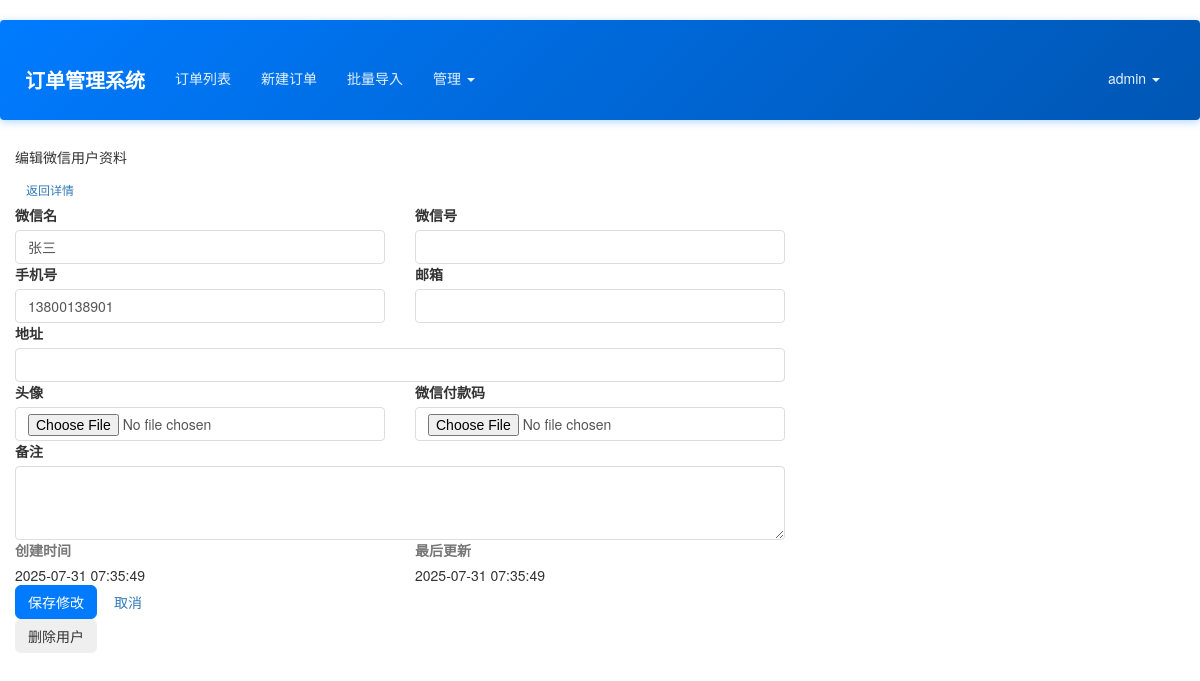
Page /admin/wechat-user/edit/24 (signed in) on the committed database.
### app/models.py (models this page shows, shortened)
class User(UserMixin, db.Model):
    __tablename__ = 'users'
    id = db.Column(db.Integer, primary_key=True)
    email = db.Column(db.String(64), unique=True, index=True)
    username = db.Column(db.String(64), unique=True, index=True)
    role_id = db.Column(db.Integer, db.ForeignKey('roles.id'))
    password_hash = db.Column(db.String(128))
    orders = db.relationship('Order', backref='creator', lazy='dynamic')
    @property
    def password(self):
        raise AttributeError('password is not a readable attribute')
    def can(self, perm):
        return self.role is not None and self.role.has_permission(perm)

class WechatUser(db.Model):
    __tablename__ = 'wechat_users'
    id = db.Column(db.Integer, primary_key=True)
    wechat_name = db.Column(db.String(64), nullable=False)
    wechat_id = db.Column(db.String(64), nullable=True, index=True)
    phone = db.Column(db.String(20), unique=True, nullable=True)
    email = db.Column(db.String(64))
    address = db.Column(db.String(256))
    avatar = db.Column(db.String(200))
    payment_qr_code = db.Column(db.String(200))
    notes = db.Column(db.Text())
    create_time = db.Column(db.DateTime, default=datetime.utcnow)
    update_time = db.Column(db.DateTime, default=datetime.utcnow, onupdate=datetime.utcnow)

### app/admin/views.py (the view, shortened to what this page needs)
@admin.route('/wechat-user/edit/<int:id>', methods=['GET', 'POST'])
@admin_required
def edit_wechat_user(id):
    wechat_user = WechatUser.query.get_or_404(id)
    form = WechatUserForm(wechat_user=wechat_user)
    if request.method == 'GET':
        form.wechat_name.data = wechat_user.wechat_name
        form.wechat_id.data = wechat_user.wechat_id
        form.phone.data = wechat_user.phone
        form.email.data = wechat_user.email
        form.address.data = wechat_user.address
        form.notes.data = wechat_user.notes
    return render_template('admin/edit_wechat_user.html', wechat_user=wechat_user, form=form)

### app/forms.py (shortened to what this page needs)
class WechatUserForm(FlaskForm):
    wechat_name = StringField('微信名', validators=[DataRequired(), Length(1, 50)])
    wechat_id = StringField('微信号', validators=[Optional(), Length(0, 50)])
    phone = StringField('手机号', validators=[DataRequired(), Length(1, 20)])
    email = StringField('邮箱', validators=[Optional(), Email(), Length(0, 100)])
    address = StringField('地址', validators=[Optional(), Length(0, 200)])
    avatar = FileField('头像', validators=[Optional(), FileAllowed(['jpg', 'jpeg', 'png', 'gif'], '只允许上传图片')])
    payment_qr_code = FileField('微信付款码', validators=[Optional(), FileAllowed(['jpg', 'jpeg', 'png', 'gif'], '只允许上传图片')])
    notes = TextAreaField('备注', validators=[Optional(), Length(0, 500)])
    submit = SubmitField('保存')
    def __init__(self, wechat_user=None, *args, **kwargs):
        super(WechatUserForm, self).__init__(*args, **kwargs)
        self.wechat_user = wechat_user

### app/admin/views.py (called while the page is built)
@admin.before_request
@login_required
def before_request():
    if not current_user.can(Permission.MANAGE_FIELDS) and not current_user.can(Permission.ADMIN):
        abort(403)

### app/api_optimizer.py (called while the page is built)
    def init_app(self, app):
        compress.init_app(app)
        app.config['JSON_AS_ASCII'] = False
        app.config['JSONIFY_PRETTYPRINT_REGULAR'] = False  # 生产环境禁用美化
        @app.after_request
        def add_response_headers(response):
            if request.endpoint and 'static' in request.endpoint:
                response.cache_control.max_age = 31536000  # 1年
                response.cache_control.public = True
            else:
                response.cache_control.no_cache = True
            response.headers['X-Content-Type-Options'] = 'nosniff'
            response.headers['X-Frame-Options'] = 'DENY'
            response.headers['X-XSS-Protection'] = '1; mode=block'
            return response

### app/context_processors.py (called while the page is built)
def inject_permissions():
    return dict(Permission=Permission)

### app/models.py (called while the page is built)
@login_manager.user_loader
def load_user(user_id):
    return User.query.get(int(user_id))

    def has_permission(self, perm):
        return self.permissions & perm == perm

### app/templates/admin/edit_wechat_user.html (shortened to what this page needs)
{% extends "base.html" %}
{% block content %}
<div class="container-fluid">
    <div class="row justify-content-center">
        <div class="col-md-8">
            <div class="card">
                <div class="card-header d-flex justify-content-between align-items-center">
                    <h5 class="mb-0">
                         编辑微信用户资料
                    </h5>
                    <a href="{{ url_for('admin.wechat_user_detail', id=wechat_user.id) }}"
                       class="btn btn-secondary btn-sm">
                         返回详情
                    </a>
                </div>
                <div class="card-body">
                    <form method="POST" enctype="multipart/form-data" class="needs-validation" novalidate>
                        <div class="row">
                            <div class="col-md-6">
                                <div class="mb-3">
                                    {{ form.wechat_name.label(class="form-label") }}
                                    {{ form.wechat_name(class="form-control") }}
                                </div>
                            </div>
                            <div class="col-md-6">
                                <div class="mb-3">
                                    {{ form.wechat_id.label(class="form-label") }}
                                    {{ form.wechat_id(class="form-control") }}
                                </div>
                            </div>
                        </div>
                        <div class="row">
                            <div class="col-md-6">
                                <div class="mb-3">
                                    {{ form.phone.label(class="form-label") }}
                                    {{ form.phone(class="form-control") }}
                                </div>
                            </div>
                            <div class="col-md-6">
                                <div class="mb-3">
                                    {{ form.email.label(class="form-label") }}
                                    {{ form.email(class="form-control") }}
                                </div>
                            </div>
                        </div>
                        <div class="mb-3">
                            {{ form.address.label(class="form-label") }}
                            {{ form.address(class="form-control") }}
                        </div>
                        <div class="row">
                            <div class="col-md-6">
                                <div class="mb-3">
                                    {{ form.avatar.label(class="form-label") }}
                                    {{ form.avatar(class="form-control") }}
                                </div>
                            </div>
                            <div class="col-md-6">
                                <div class="mb-3">
                                    {{ form.payment_qr_code.label(class="form-label") }}
                                    {{ form.payment_qr_code(class="form-control") }}
                                </div>
                            </div>
                        </div>
                        <div class="mb-3">
                            {{ form.notes.label(class="form-label") }}
                            {{ form.notes(class="form-control", rows="3") }}
                        </div>
                        <div class="row">
                            <div class="col-md-6">
                                <div class="mb-3">
                                    <label class="form-label text-muted">
                                         创建时间
                                    </label>
                                    <div class="form-control-plaintext">
                                        {{ wechat_user.create_time.strftime('%Y-%m-%d %H:%M:%S') }}
                                    </div>
                                </div>
                            </div>
                            <div class="col-md-6">
                                <div class="mb-3">
                                    <label class="form-label text-muted">
                                         最后更新
                                    </label>
                                    <div class="form-control-plaintext">
                                        {{ wechat_user.update_time.strftime('%Y-%m-%d %H:%M:%S') }}
                                    </div>
                                </div>
                            </div>
                        </div>
                        <div class="d-flex justify-content-between">
                            <div>
                                <button type="submit" class="btn btn-primary">
                                     保存修改
                                </button>
                                <a href="{{ url_for('admin.wechat_user_detail', id=wechat_user.id) }}"
                                   class="btn btn-outline-secondary ms-2">
                                     取消
                                </a>
                            </div>
                            <button type="button" class="btn btn-outline-danger"
                                    data-bs-toggle="modal" data-bs-target="#deleteModal">
                                 删除用户
                            </button>
                        </div>
                    </form>
                </div>
            </div>
        </div>
    </div>
</div>
{% endblock %}

### app/templates/base.html (shortened to what this page needs)
{% extends "bootstrap/base.html" %}
{% block head %}
{{ super() }}
<link rel="stylesheet" type="text/css" href="{{ url_for('static', filename='styles.css') }}">
{% endblock %}
{% block navbar %}
<div class="navbar navbar-inverse" role="navigation">
    <div class="container">
        <div class="navbar-header">
            <a class="navbar-brand" href="{{ url_for('main.index') }}">订单管理系统</a>
        </div>
        <div class="navbar-collapse collapse">
            <ul class="nav navbar-nav">
                {% if current_user.is_authenticated %}
                <li><a href="{{ url_for('main.order_list') }}">订单列表</a></li>
                <li><a href="{{ url_for('main.new_order') }}">新建订单</a></li>
                <li><a href="{{ url_for('main.import_orders') }}">批量导入</a></li>
                {% if current_user.can(Permission.MANAGE_FIELDS) %}
                <li class="dropdown">
                    <a href="#" class="dropdown-toggle" data-toggle="dropdown">管理 <b class="caret"></b></a>
                </li>
                {% endif %}
                {% endif %}
            </ul>
            <ul class="nav navbar-nav navbar-right">
                {% if current_user.is_authenticated %}
                <li class="dropdown">
                    <a href="#" class="dropdown-toggle" data-toggle="dropdown">{{ current_user.username }} <b class="caret"></b></a>
                </li>
                {% else %}
                <li><a href="{{ url_for('auth.login') }}">登录</a></li>
                <li><a href="{{ url_for('auth.register') }}">注册</a></li>
                {% endif %}
            </ul>
        </div>
    </div>
</div>
{% endblock %}

### app/static/styles.css (style rules this page uses)
body { font-family: 'Microsoft YaHei', 'Helvetica Neue', Helvetica, Arial, sans-serif; padding-top: 20px; padding-bottom: 20px; background-color: #ffffff; color: #333; min-height: 100vh; }
.container { position: relative; z-index: 1; background-color: transparent; padding: 15px 10px; margin-top: 20px; }
.navbar { background-color: #337ab7; border-color: #2e6da4; margin-bottom: 20px; }
.navbar-inverse { background: linear-gradient(135deg, #007bff 0%, #0056b3 100%); border: none; box-shadow: 0 2px 8px rgba(0, 123, 255, 0.3); position: relative; z-index: 1030; }
.navbar-inverse .navbar-brand { color: #fff; font-weight: bold; font-size: 20px; }
.navbar-inverse .navbar-nav > li > a { color: #e3f2fd; transition: all 0.3s ease; margin: 5px 3px; padding: 8px 12px; border-radius: 4px; }
.navbar-inverse .navbar-nav > .dropdown > a .caret { border-top-color: #e3f2fd; border-bottom-color: #e3f2fd; }
.navbar-collapse { overflow: visible !important; }
.navbar-nav { overflow: visible !important; }
.navbar .dropdown { position: static; }
@media (min-width: 768px) { .navbar .dropdown { position: relative; } }
body { overflow-x: hidden; }
.navbar { overflow: visible; }
.form-control { border-radius: 4px; border: 1px solid #ddd; box-shadow: none; transition: border-color 0.3s ease, box-shadow 0.3s ease; }
.btn-primary { background-color: #007bff; border-color: #007bff; transition: background-color 0.3s ease; }
.btn { border-radius: 6px; font-weight: 500; transition: all 0.3s ease; }

### rows in the picture
User: username "admin"
WechatUser: wechat_name "张三", phone "13800138901", create_time "2025-07-31 07:35:49", update_time "2025-07-31 07:35:49"
